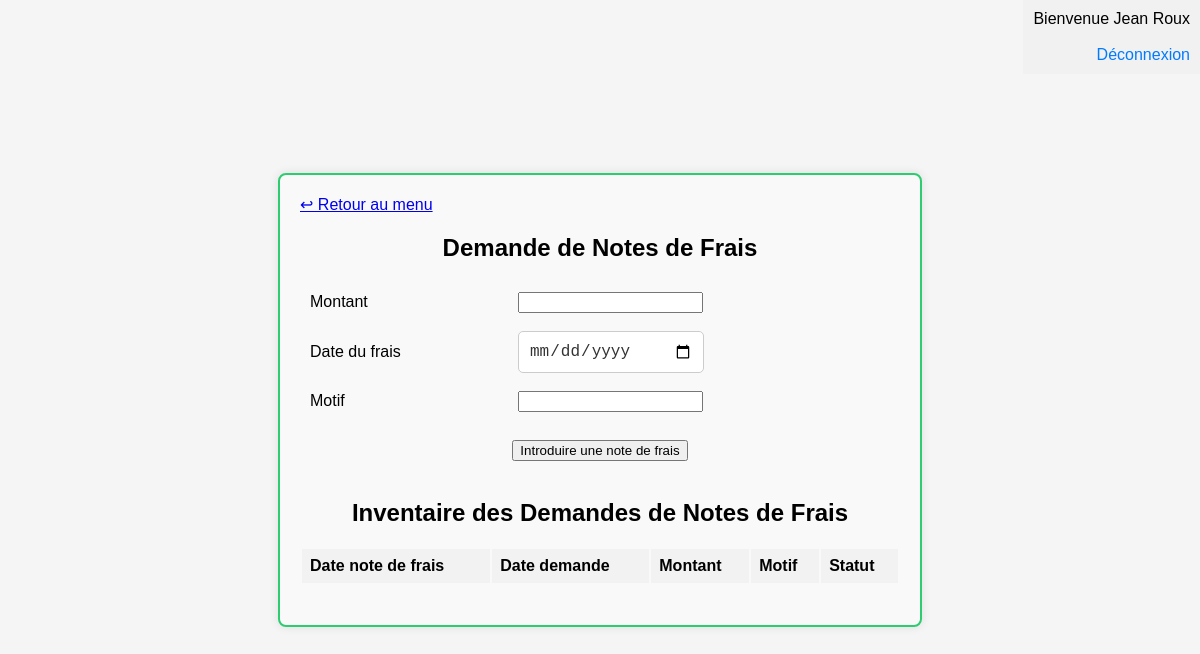
Before: /gestionpersonnel/demandeNoteFrais.php (signed in) with the older database file.
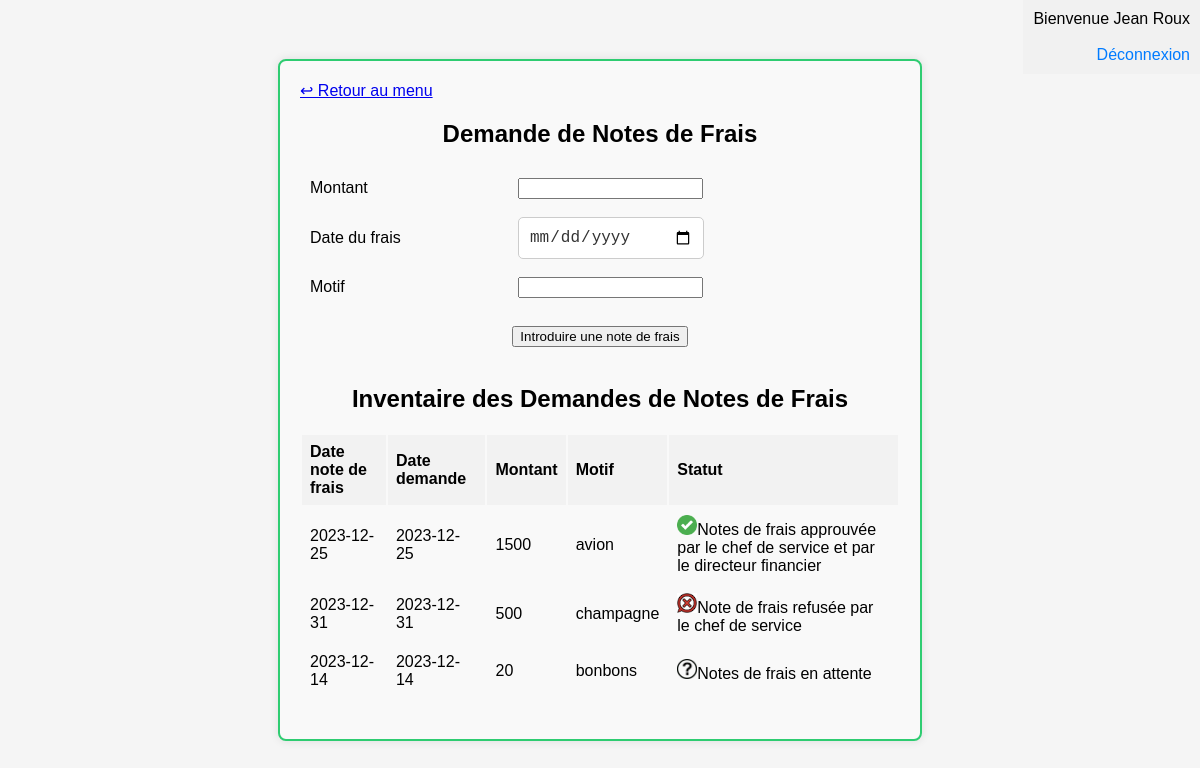
After: the same page with the newer database file.
### tables this page shows
CREATE TABLE IF NOT EXISTS `notedefrais` (
  `IdNoteDeFrais` int NOT NULL AUTO_INCREMENT,
  `DateNoteDeFrais` date NOT NULL,
  `DateDemande` date NOT NULL,
  `Montant` float NOT NULL,
  `Motif` varchar(255) NOT NULL,
  `estApprouveChef` int DEFAULT NULL,
  `estApprouveDirFin` int DEFAULT NULL,
  `FKIdEmploye` int NOT NULL,
  `FKIdEmployeManagerApprouve` int DEFAULT NULL,
  `FKIdEmployeFinancierApprouve` int DEFAULT NULL,
  PRIMARY KEY (`IdNoteDeFrais`),
  KEY `RelationNoteFraisEmploye` (`FKIdEmploye`),
  KEY `RelationNoteFraisEmployeManager` (`FKIdEmployeManagerApprouve`),
  KEY `RelationNoteFraisEmployeFinancier` (`FKIdEmployeFinancierApprouve`)
);

### gestionpersonnel/demandeNoteFrais.php (the view, shortened to what this page needs)
<?php
$idemploye = $_SESSION['idemploye'];
$nom = $_SESSION['nom'];
$prenom = $_SESSION['prenom'];
$nomTypeEmploye = $_SESSION['nomTypeEmploye'];
$servername = "localhost";
$username = "root";
$password = "";
$dbname = "gestionpersonnel";
$connexion = new mysqli($servername, $username, $password, $dbname);
echo '<!DOCTYPE html>
<html lang="fr">
<head>
    <meta charset="UTF-8">
    <meta name="viewport" content="width=device-width, initial-scale=1.0">
    <title>Demande de Notes de Frais</title>
    <link rel="stylesheet" type="text/css" href="style.css">
</head>
<body>';
echo '<div class="menu-container">';
echo '<div class="top-left" align="left">
        <a href="menu.php" class="back-link">↩ Retour au menu</a>
      </div>';
echo '<div class="top-right" align="right">';
echo "Bienvenue $prenom $nom <br> $nomTypeEmploye <br>";
echo '<a href="deconnexion.php" class="logout-link">Déconnexion</a>';
echo '<br></div>';
echo '<h2>Demande de Notes de Frais</h2>';
echo '<form method="post" action="">
	<table>
	<tr>
        <td>Montant</td>
	<td><input type="text" name="montant" required></td>
	</tr>
	<tr>
        <td>Date du frais</td>
	<td><input type="date" name="date_du_frais" required></td>
	</tr>
	<tr>
        <td>Motif</td>
	<td><input type="text" name="motif" required></td>
	</tr>
	</table>
        <br>
	<input type="submit" name="submitNoteFrais" value="Introduire une note de frais">
	<br><br>';
	echo '
      </form>';
echo '<h2>Inventaire des Demandes de Notes de Frais</h2>';
$queryInventaire = 'SELECT * FROM notedefrais WHERE FKIdEmploye = ?';
$stmtInventaire = $connexion->prepare($queryInventaire);
if ($stmtInventaire) {
    $stmtInventaire->bind_param("i", $idemploye);
    $stmtInventaire->execute();
    $resultInventaire = $stmtInventaire->get_result();
		    echo '<div class="table-container">
			<table align="center">
			    <thead>
			        <tr>
			            <th>Date note de frais</th>
						<th>Date demande</th>
			            <th>Montant</th>
			            <th>Motif</th>
						<th>Statut</th>
			        </tr>
			    </thead>
			    <tbody>
			';
while ($rowInventaire = $resultInventaire->fetch_assoc()) {
    echo '<tr>' ;
    echo '<td>'  . $rowInventaire['DateNoteDeFrais'] . '</td>';
    echo '<td>' . $rowInventaire['DateDemande'] . '</td>';
	echo '<td>' . $rowInventaire['Montant'] . '</td>';
	echo '<td>' . $rowInventaire['Motif'] . '</td>';
	echo '<td>';
    if ($rowInventaire['estApprouveChef'] === null && $rowInventaire['estApprouveDirFin'] === null) {
        echo '<img src="img/ongoing.png" height=20px width=20px />Notes de frais en attente';
	} elseif ($rowInventaire['estApprouveChef'] == 0 ) {
        echo '<img src="img/refuse.png" height=20px width=20px />Note de frais refusée par le chef de service';
    } elseif ($rowInventaire['estApprouveChef'] == 1 && $rowInventaire['estApprouveDirFin'] === null) {
        echo '<img src="img/ongoing.png" height=20px width=20px />Note de frais approuvée par le chef de service et en attente du directeur financier';
    } elseif ($rowInventaire['estApprouveChef'] == 1 && $rowInventaire['estApprouveDirFin'] == 0) {
        echo '<img src="img/refuse.png" height=20px width=20px />Notes de frais approuvée par le chef de service et refusée par le directeur financier';
    } elseif ($rowInventaire['estApprouveChef'] == 1 && $rowInventaire['estApprouveDirFin'] == 1) {
        echo '<img src="img/accepte.png" height=20px width=20px />Notes de frais approuvée par le chef de service et par le directeur financier';
    }
	echo '</td>';
	echo '</tr>';
}
}
echo '</div></tbody></table>';
echo '</div>';
echo '</body>';
echo '</html>';
?>

Changed rows visible on the page:
added notedefrais: DateNoteDeFrais "2023-12-25", DateDemande "2023-12-25", Montant "1500", Motif "avion", estApprouveChef 1 (drawn)
added notedefrais: DateNoteDeFrais "2023-12-31", DateDemande "2023-12-31", Montant "500", Motif "champagne", estApprouveChef 0 (drawn)
added notedefrais: DateNoteDeFrais "2023-12-14", DateDemande "2023-12-14", Montant "20", Motif "bonbons"
